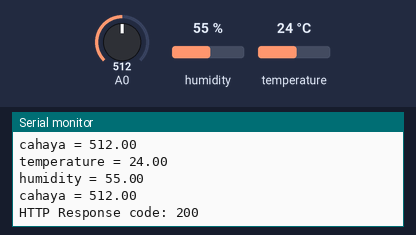
This sketch was run on a simulated ESP8266 (NodeMCU). On the bench: the last lines printed to the serial monitor. The inputs (shaded band) are chosen by the test bench; at power-on: humidity 55 %, A0 = 512, temperature 24 °C. WiFi joins after 1.5 s; servers stay silent unless stated; uploads are accepted with an empty reply.

Above: at 3.2 s.
3.3 s: humidity set to 22 %
At 7.41 s:
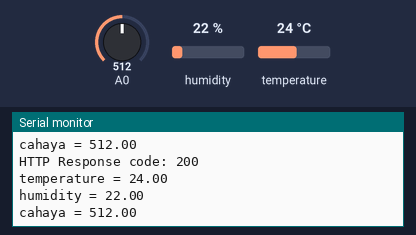
9.1 s: A0 set to 716
At 13.3 s:
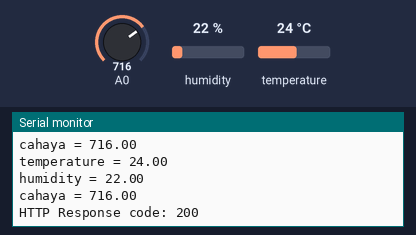
14.9 s: temperature set to 12 °C
At 17.86 s:
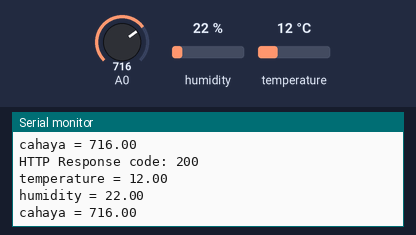
20.7 s: A0 set to 900
At 24.2 s:
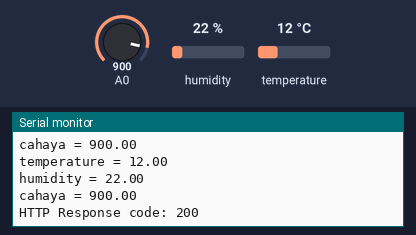
26.5 s: humidity set to 40 %
At 29.1 s:
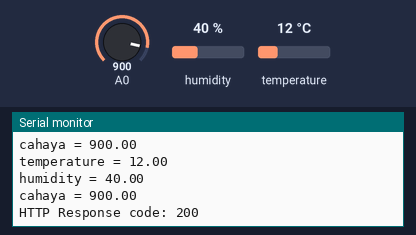
Timing chart, 0 to 30.6 s (numbered marks = the images above; inputs shaded):
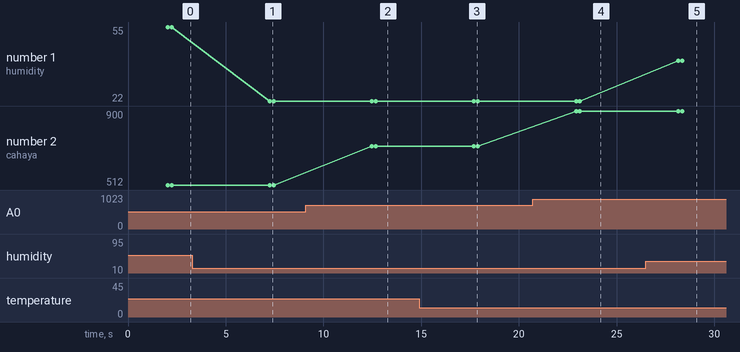

The sketch:

send_temperature_and_humidity.ino
```cpp
#include <ESP8266HTTPClient.h>
#include <ArduinoJson.h>
#include <ESP8266WiFi.h>
#include <DHT.h>
#include <Adafruit_Sensor.h>

#define DHTPIN 4
#define DHTTYPE DHT11

DHT dht(DHTPIN,DHTTYPE);

void setup() {
  Serial.begin(115200);
  // Inisialisasi koneksi WiFi
  WiFi.begin("Arta jaya c02", "1231231234");
  while (WiFi.status() != WL_CONNECTED) {
    delay(1000);
    Serial.println("Connecting to WiFi..");
  }
  Serial.println("Connected to WiFi");


}

void loop() {
  // Loop kosong
    // Baca nilai suhu dari sensor (contoh)

  float temperature = dht.readTemperature();
  float humidity = dht.readHumidity();
  float cahaya= analogRead(A0);
  // Buat objek JSON
  DynamicJsonDocument doc(200);
  doc["temperature"] = "27";

  // Konversi JSON ke string
  String data;

  // Buat objek HTTPClient
  HTTPClient http;

  // Tentukan alamat URL API
  http.begin("http://192.168.0.5:8080");


    Serial.print("temperature = ");
    Serial.println(temperature);
    Serial.print("humidity = ");
    Serial.println(humidity);
    Serial.print("cahaya = ");
    Serial.println(cahaya);

  if (!isnan(temperature)&!isnan(cahaya)){
      // Kirim permintaan POST dengan data JSON

        if (temperature<0){
    float tmp=temperature*-1;
      // Tambahkan header
  http.addHeader("Content-Type", "application/json");
  http.addHeader("temperature", String(tmp));
  http.addHeader("kelembaban", String(humidity));
  http.addHeader("cahaya", String(cahaya));
  http.addHeader("regional", "Jawa Timur");
  http.addHeader("name", "Channel_suhu_2");
    int httpResponseCode = http.POST(data);
    Serial.print("temperature = ");
    Serial.println(tmp);
    Serial.print("humidity = ");
    Serial.println(humidity);
    Serial.print("cahaya = ");
    Serial.println(cahaya);
                                      if (httpResponseCode > 0) {
                                        Serial.print("HTTP Response code: ");
                                        Serial.println(httpResponseCode);
                                        String payload = http.getString();
                                        Serial.println(payload);
                                      } else {
                                        Serial.print("Error code: ");
                                        Serial.println(httpResponseCode);
                                      }
      }else{
    float tmp=temperature*1;
      // Tambahkan header
  http.addHeader("Content-Type", "application/json");
  http.addHeader("temperature", String(tmp));
  http.addHeader("kelembaban", String(humidity));
  http.addHeader("cahaya", String(cahaya));
  http.addHeader("regional", "Jawa Timur");
  http.addHeader("name", "Channel_suhu_2");
    int httpResponseCode = http.POST(data);
    Serial.print("temperature = ");
    Serial.println(tmp);
    Serial.print("humidity = ");
    Serial.println(humidity);
    Serial.print("cahaya = ");
    Serial.println(cahaya);
                                      if (httpResponseCode > 0) {
                                        Serial.print("HTTP Response code: ");
                                        Serial.println(httpResponseCode);
                                        String payload = http.getString();
                                        Serial.println(payload);
                                      } else {
                                        Serial.print("Error code: ");
                                        Serial.println(httpResponseCode);
                                      }
      }
    }


  else{
    Serial.println("Data Tidak Ada");}
  // Cek kode respons


  // Akhiri sesi HTTP
  http.end();
  delay(5000);
}
```

Measured:
- after the input at 3.3 s, the serial monitor: prints a new line after 4.0 s (image 1)
- after the input at 9.1 s, the serial monitor: prints a new line after 3.4 s (image 2)
- after the input at 14.9 s, the serial monitor: prints a new line after 2.8 s (image 3)
- after the input at 20.7 s, the serial monitor: prints a new line after 2.2 s (image 4)
- after the input at 26.5 s, the serial monitor: prints a new line after 1.7 s (image 5)
- plotted number 1: 55 → 22 after the input at 3.3 s, 22 → 40 after the input at 26.5 s
- plotted number 2: 512 → 716 after the input at 9.1 s, 716 → 900 after the input at 20.7 s
